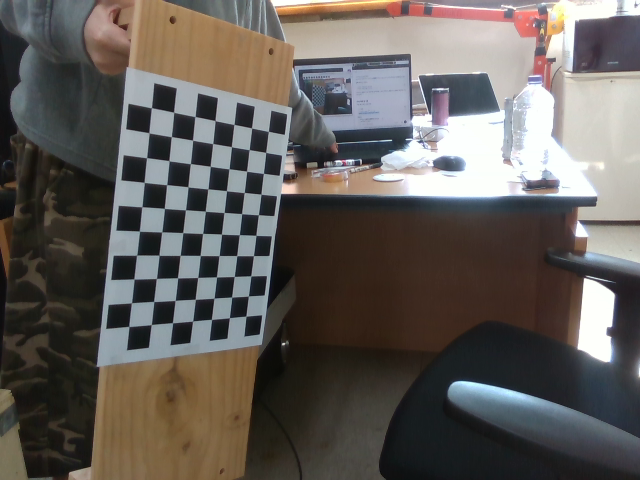
#> input picture checker_images_cam2/cam2_img_000.png, 640 x 480 px; its folder holds only this picture in this run
$ python calibrate_camera_cam2.py
#> lines starting #> are read from the running program, lines starting #| are printed output that depends on the picture; after the words box and inside, x2 and y2 are one past the last pixel; in counts of white or black regions, pixels touching at a corner belong together; long printed decimals are rounded
import cv2
import numpy as np
import glob

CHECKERBOARD = (7, 10)   # 내부 코너 개수
SQUARE_SIZE = 0.025      # 2.5 cm = 0.025 m

objp = np.zeros((CHECKERBOARD[0] * CHECKERBOARD[1], 3), np.float32)
objp[:, :2] = np.mgrid[
    0:CHECKERBOARD[0],
    0:CHECKERBOARD[1]
].T.reshape(-1, 2)
objp *= SQUARE_SIZE

objpoints = []
imgpoints = []

images = glob.glob("checker_images_cam2/*.png")
print(f"Found {len(images)} images")

for fname in images:
    img = cv2.imread(fname)
#> img is the input picture: shape (480, 640, 3); mean B, G, R 89.4, 93.6, 98.5
    gray = cv2.cvtColor(img, cv2.COLOR_BGR2GRAY)
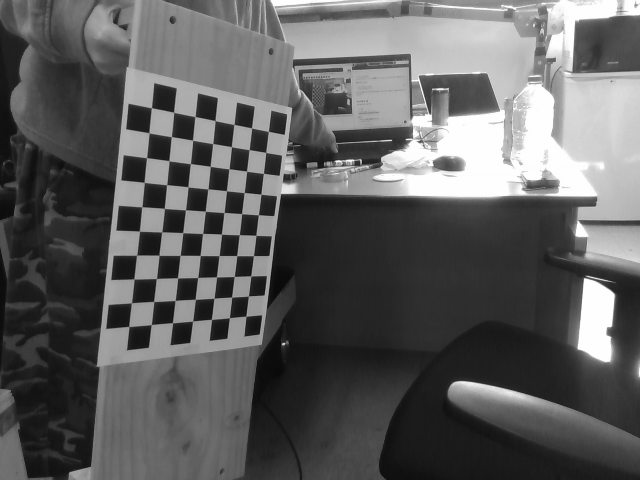
#> gray: shape (480, 640); min 9, max 255, mean 94.5

    ret, corners = cv2.findChessboardCorners(gray, CHECKERBOARD, None)
#> ret = True; corners = 70 rows, first 8: [245.7, 315.8], [229.2, 317.9], [211.3, 319.1], [192.8, 320.8], [172.1, 322.5], [151.1, 324.8], [128.5, 325.9], [248.4, 296]

    if ret:
        objpoints.append(objp)

        corners2 = cv2.cornerSubPix(
            gray,
            corners,
            (11, 11),
            (-1, -1),
            (
                cv2.TERM_CRITERIA_EPS +
                cv2.TERM_CRITERIA_MAX_ITER,
                30,
                0.001
            )
        )
#> corners2 = 70 rows, first 8: [245.9, 316.2], [229.4, 317.7], [211.5, 319.4], [192.6, 321.1], [172.5, 322.7], [151.3, 324.6], [128.8, 326.5], [248.4, 296]

        imgpoints.append(corners2)
        cv2.drawChessboardCorners(img, CHECKERBOARD, corners2, ret)
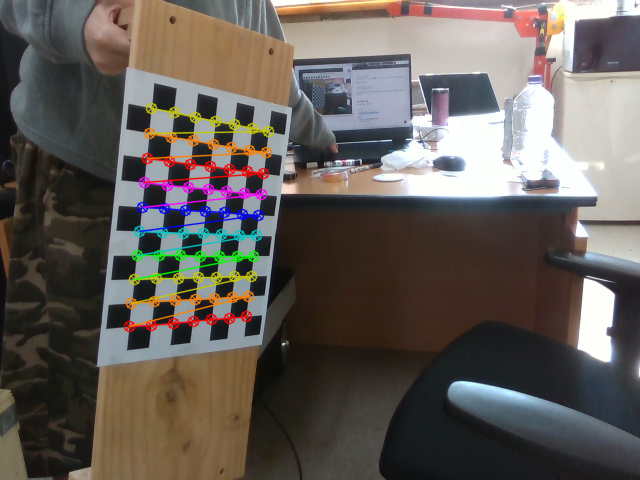
#> img: shape (480, 640, 3); 3.86% of pixels changed, all inside (x1, y1, x2, y2) = (123, 102, 275, 333)
        cv2.imshow("Cam2 Corners", img)
        cv2.waitKey(100)

    else:
        print(f"Failed: {fname}")

cv2.destroyAllWindows()

ret, camera_matrix, dist_coeffs, rvecs, tvecs = cv2.calibrateCamera(
    objpoints,
    imgpoints,
    gray.shape[::-1],
    None,
    None
)
#> ret = 0.129; camera_matrix = [[624.2, 0, 364.3], [0, 638.4, 242], [0, 0, 1]]; dist_coeffs = [[-0.206, 3.07, 0.000139, -0.00967, -10.13]]; rvecs = ([1.23, 0.223, -2.79],); tvecs = ([-0.147, 0.0906, 0.778],)

print("\n=== Camera 2 Calibration Result ===\n")
print("Camera Matrix:\n")
print(camera_matrix)
#| [[624.189   0.         364.267]
#|  [  0.         638.374 241.976]
#|  [  0.           0.           1.        ]]
print("\nDistortion Coefficients:\n")
print(dist_coeffs)
#| [[-2.05668617e-01  3.06822772e+00  1.39425447e-04 -9.66800781e-03
#|   -1.01342838e+01]]
print("\nReprojection Error:\n")
print(ret)
#| 0.1288

np.savez(
    "camera2_calibration.npz",
    camera_matrix=camera_matrix,
    dist_coeffs=dist_coeffs,
    serial="115222071236"
)

print("\nSaved to camera2_calibration.npz")

$ run again, on checker_images_cam2/cam2_img_004.png
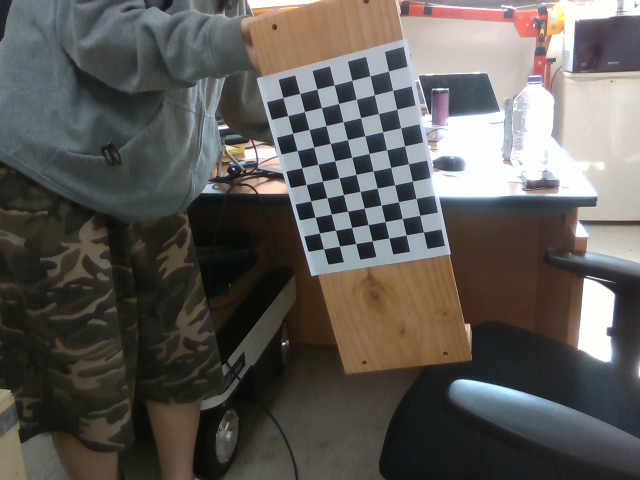
#> input picture checker_images_cam2/cam2_img_004.png, 640 x 480 px
#> img is the input picture: shape (480, 640, 3); mean B, G, R 87.3, 91.2, 94.1
#> `gray = cv2.cvtColor(img, cv2.COLOR_BGR2GRAY)`:
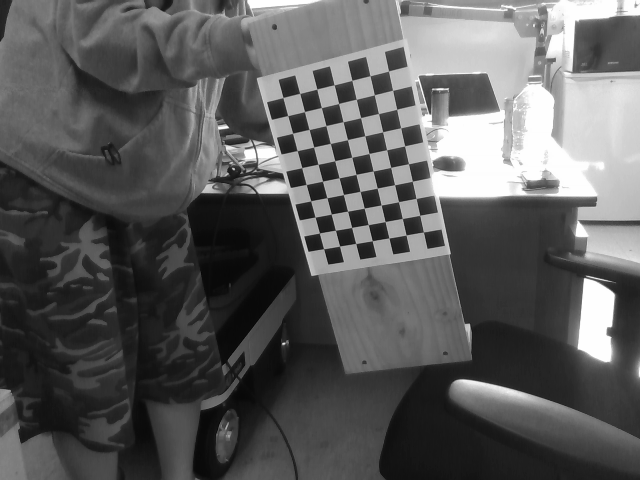
#> gray: shape (480, 640); min 4, max 255, mean 91.6
#> `ret, corners = cv2.findChessboardCorners(gray, CHECKERBOARD, None)`: ret = True; corners = 70 rows, first 8: [423.4, 232], [406.2, 235], [389, 238], [372.3, 240.6], [355.8, 243.5], [339.6, 246], [323.6, 248.7], [419.7, 215.3]
#> corners2 = 70 rows, first 8: [423.4, 231.9], [406.2, 235.1], [388.9, 238], [372.2, 240.7], [355.7, 243.5], [339.5, 246.1], [323.6, 248.7], [419.7, 215.4]
#> `cv2.drawChessboardCorners(img, CHECKERBOARD, corners2, ret)`:
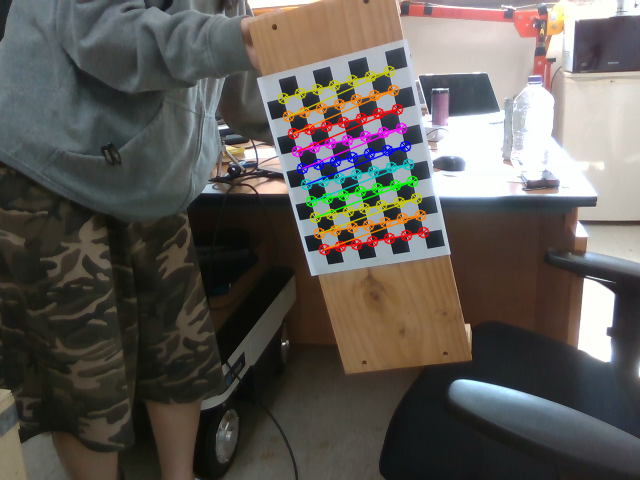
#> img: shape (480, 640, 3); 3.48% of pixels changed, all inside (x1, y1, x2, y2) = (277, 65, 430, 256)
#> `ret, camera_matrix, dist_coeffs, rvecs, tvecs = cv2.calibrateCamera( o..`: ret = 0.0794; camera_matrix = [[663.3, 0, 320.5], [0, 667.2, 221.7], [0, 0, 1]]; dist_coeffs = [[-0.0122, 2.34, -0.0187, 0.00308, -19.44]]; rvecs = ([0.415, -0.444, 2.86],); tvecs = ([0.145, 0.0149, 0.936],)
#| [[663.269   0.         320.485]
#|  [  0.         667.179  221.686]
#|  [  0.           0.           1.        ]]
#| [[-1.21752941e-02  2.34028034e+00 -1.87303139e-02  3.07696540e-03
#|   -1.94374341e+01]]
#| 0.07943

$ run again, on checker_images_cam2/cam2_img_005.png
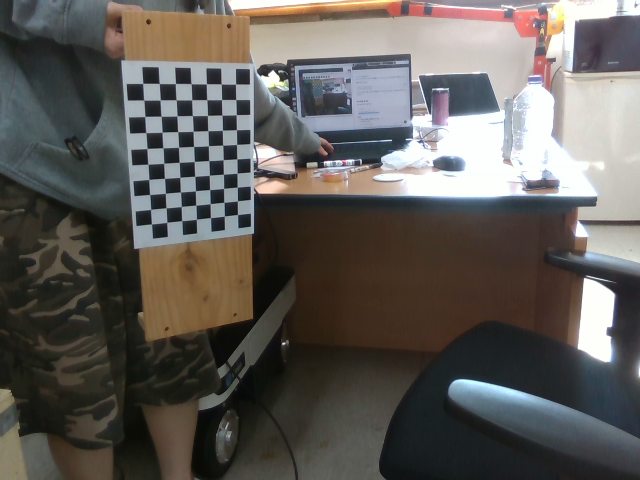
#> input picture checker_images_cam2/cam2_img_005.png, 640 x 480 px
#> img is the input picture: shape (480, 640, 3); mean B, G, R 88.6, 92.7, 96.1
#> `gray = cv2.cvtColor(img, cv2.COLOR_BGR2GRAY)`:
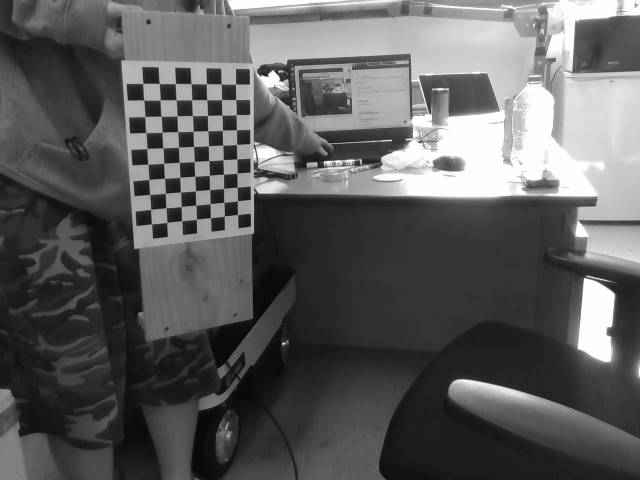
#> gray: shape (480, 640); min 5, max 255, mean 93.2
#> `ret, corners = cv2.findChessboardCorners(gray, CHECKERBOARD, None)`: ret = True; corners = 70 rows, first 8: [237.5, 214.5], [224.4, 216], [210.4, 217.6], [196.4, 219.3], [181.7, 220.5], [166.8, 222.4], [151.4, 223.8], [237.5, 200.8]
#> corners2 = 70 rows, first 8: [237.5, 214.6], [224.3, 216.1], [210.5, 217.6], [196.4, 219.3], [181.7, 220.7], [166.7, 222.4], [151.5, 223.9], [237.4, 200.9]
#> `cv2.drawChessboardCorners(img, CHECKERBOARD, corners2, ret)`:
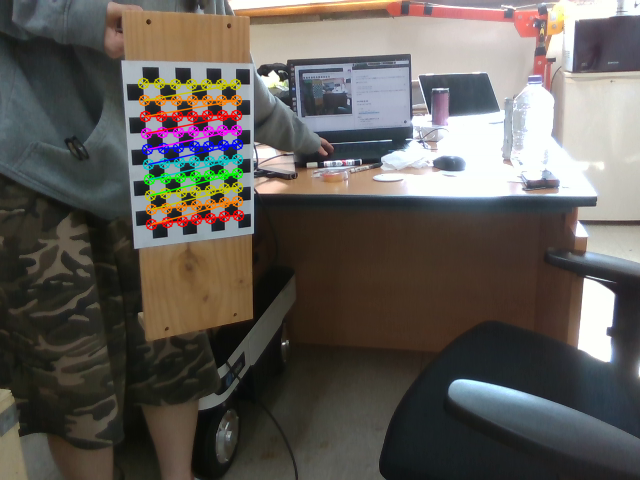
#> img: shape (480, 640, 3); 3.21% of pixels changed, all inside (x1, y1, x2, y2) = (137, 77, 245, 231)
#> `ret, camera_matrix, dist_coeffs, rvecs, tvecs = cv2.calibrateCamera( o..`: ret = 0.0806; camera_matrix = [[620.6, 0, 333.7], [0, 626.5, 213.9], [0, 0, 1]]; dist_coeffs = [[-0.154, 2.5, -0.0219, -0.0234, -11.14]]; rvecs = ([-0.811, -0.446, 2.96],); tvecs = ([-0.172, 0.00169, 1.12],)
#| [[620.649   0.         333.743]
#|  [  0.         626.454 213.949]
#|  [  0.           0.           1.        ]]
#| [[ -0.1536   2.501  -0.02193  -0.02339 -11.139]]
#| 0.08063

$ run again, on checker_images_cam2/cam2_img_006.png
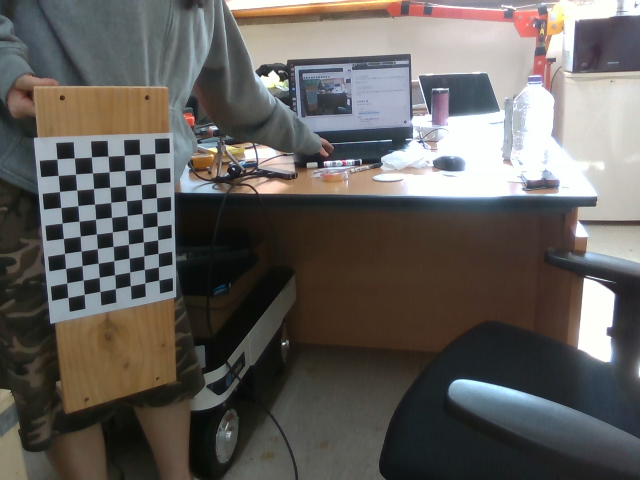
#> input picture checker_images_cam2/cam2_img_006.png, 640 x 480 px
#> img is the input picture: shape (480, 640, 3); mean B, G, R 92.5, 96, 99.1
#> `gray = cv2.cvtColor(img, cv2.COLOR_BGR2GRAY)`:
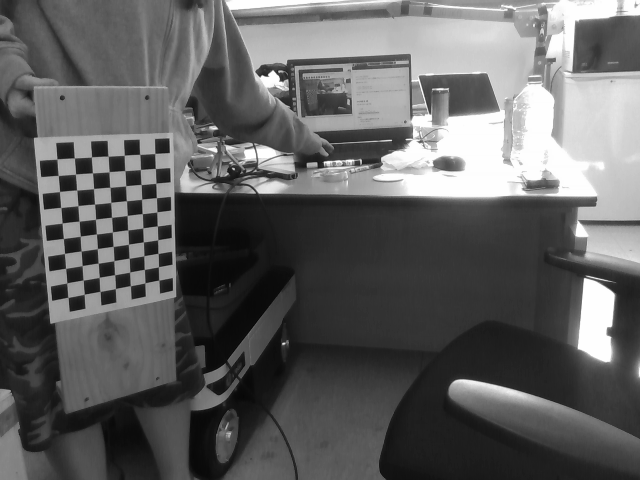
#> gray: shape (480, 640); min 4, max 255, mean 96.4
#> `ret, corners = cv2.findChessboardCorners(gray, CHECKERBOARD, None)`: ret = True; corners = 70 rows, first 8: [158.5, 280], [144.9, 282.9], [130.3, 285.5], [115.4, 288.5], [99.93, 291.4], [84.53, 293.8], [67.93, 297.5], [158.4, 266.8]
#> corners2 = 70 rows, first 8: [158.7, 282.6], [144.8, 282.7], [130.3, 288.3], [115.4, 288.5], [99.95, 291.7], [84.2, 294.3], [67.91, 297.4], [158.8, 273.4]
#> `cv2.drawChessboardCorners(img, CHECKERBOARD, corners2, ret)`:
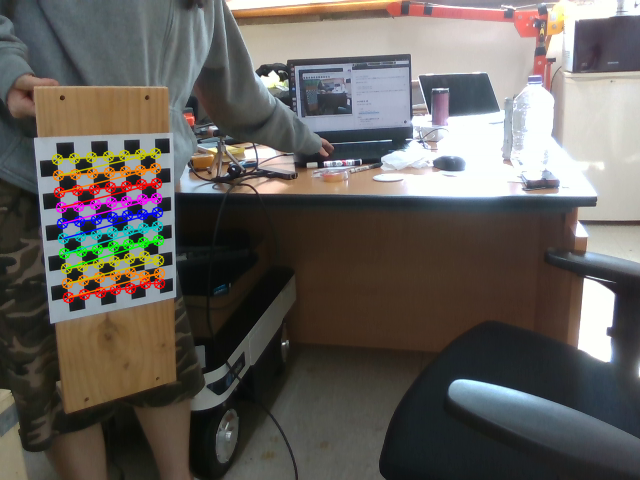
#> img: shape (480, 640, 3); 3.28% of pixels changed, all inside (x1, y1, x2, y2) = (51, 147, 166, 304)
#> `ret, camera_matrix, dist_coeffs, rvecs, tvecs = cv2.calibrateCamera( o..`: ret = 1.04; camera_matrix = [[461.4, 0, 299.9], [0, 485.2, 200.5], [0, 0, 1]]; dist_coeffs = [[-0.323, 2.26, 0.0605, 0.0744, -2.92]]; rvecs = ([-0.351, -0.572, 3.08],); tvecs = ([-0.252, 0.131, 0.77],)
#| [[461.366   0.         299.933]
#|  [  0.         485.218 200.503]
#|  [  0.           0.           1.        ]]
#| [[-0.3233  2.258  0.06048  0.07443 -2.923]]
#| 1.044

$ run again, on checker_images_cam2/cam2_img_001.png
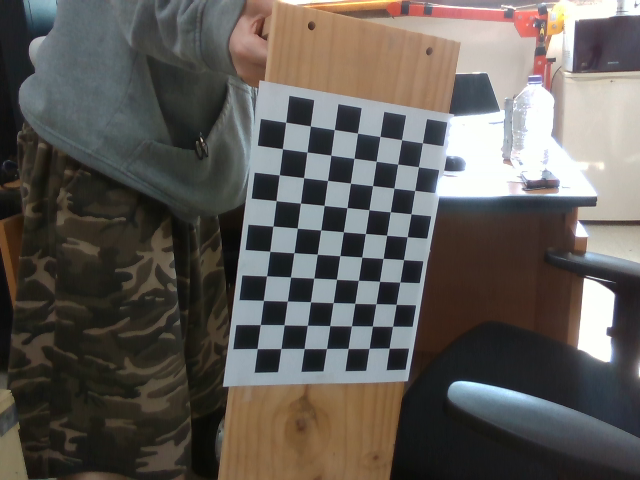
#> input picture checker_images_cam2/cam2_img_001.png, 640 x 480 px
#> img is the input picture: shape (480, 640, 3); mean B, G, R 87, 91.5, 95.8
#> `gray = cv2.cvtColor(img, cv2.COLOR_BGR2GRAY)`:
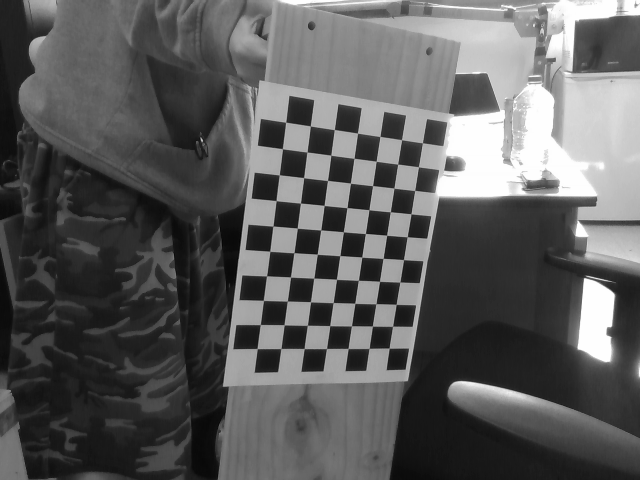
#> gray: shape (480, 640); min 5, max 255, mean 92.2
#> `ret, corners = cv2.findChessboardCorners(gray, CHECKERBOARD, None)`: ret = True; corners = 70 rows, first 8: [389.1, 348.1], [369.3, 348.2], [348, 348.4], [326.6, 348.4], [304.2, 348.5], [281.1, 348.4], [257, 348.4], [392.8, 326]
#> corners2 = 70 rows, first 8: [389.2, 348.2], [369, 348.4], [348.1, 348.5], [326.4, 348.5], [304.1, 348.6], [280.9, 348.5], [257.2, 348.6], [392.5, 326.3]
#> `cv2.drawChessboardCorners(img, CHECKERBOARD, corners2, ret)`:
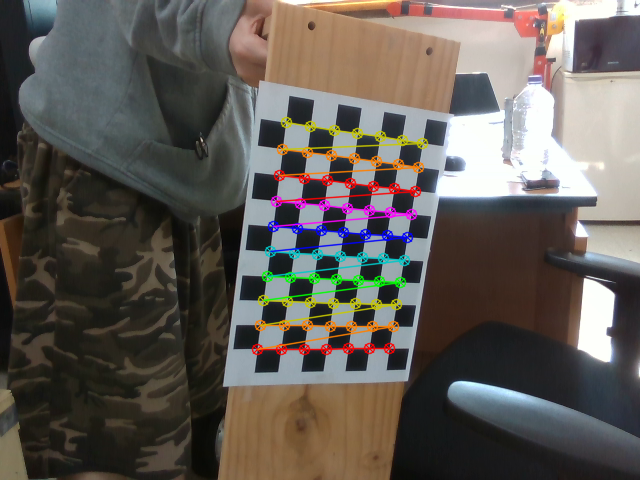
#> img: shape (480, 640, 3); 4.2% of pixels changed, all inside (x1, y1, x2, y2) = (251, 116, 429, 356)
#> `ret, camera_matrix, dist_coeffs, rvecs, tvecs = cv2.calibrateCamera( o..`: ret = 0.12; camera_matrix = [[635.5, 0, 288.9], [0, 613.5, 258.8], [0, 0, 1]]; dist_coeffs = [[0.13, -2.74, 0.00022, -0.0124, 23.61]]; rvecs = ([0.588, 0.274, -2.98],); tvecs = ([0.108, 0.0989, 0.678],)
#| [[635.548   0.         288.896]
#|  [  0.         613.469 258.800]
#|  [  0.           0.           1.        ]]
#| [[ 1.30496511e-01 -2.73863738e+00  2.19718335e-04 -1.23598924e-02
#|    2.36107167e+01]]
#| 0.1195
